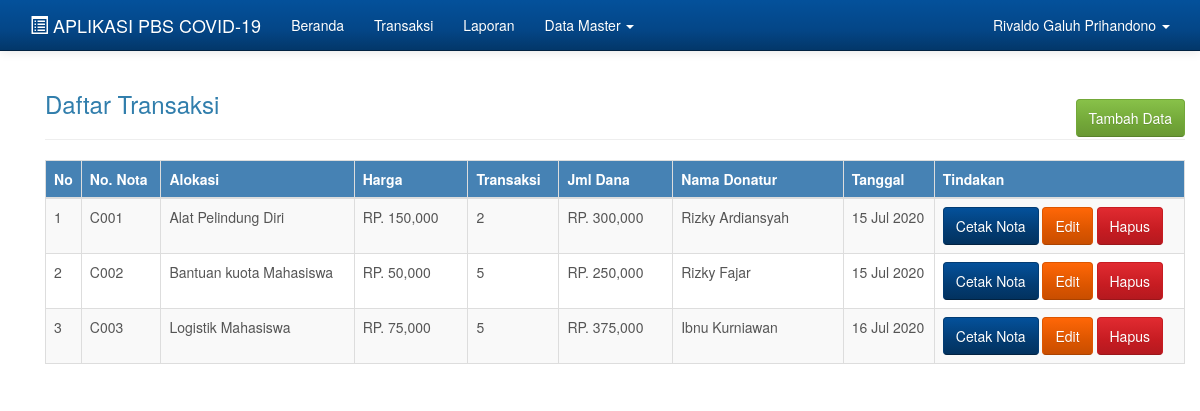
Screenshot of /admin.php?hlm=transaksi (signed in) with the database file from the repository.
### tables this page shows
CREATE TABLE `transaksi` (
  `id_transaksi` int(10) NOT NULL,
  `no_nota` varchar(10) NOT NULL,
  `id_jenis` int(10) NOT NULL,
  `jumlah_transaksi` int(20) NOT NULL,
  `bayar` int(10) NOT NULL,
  `kembali` int(10) NOT NULL,
  `jumlah_dana` int(20) NOT NULL,
  `nama` varchar(50) NOT NULL,
  `no_hp` varchar(17) NOT NULL,
  `email` varchar(50) NOT NULL,
  `tanggal` date NOT NULL,
  `id_user` tinyint(1) NOT NULL
);

CREATE TABLE `jenis_alokasi` (
  `id_jenis` int(10) NOT NULL,
  `jenis_alokasi` varchar(70) NOT NULL,
  `harga` int(50) NOT NULL
);

### transaksi.php (the view)
<?php
if( empty( $_SESSION['id_user'] ) ){
	$_SESSION['err'] = '<strong>ERROR!</strong> Anda harus login terlebih dahulu.';
	header('Location: ./');
	die();
} else {
	if( isset( $_REQUEST['aksi'] )){
		$aksi = $_REQUEST['aksi'];
		switch($aksi){
			case 'baru':
				include 'transaksi_baru.php';
				break;
			case 'edit':
				include 'transaksi_edit.php';
				break;
			case 'hapus':
				include 'transaksi_hapus.php';
				break;
			case 'cetak':
				include 'cetak_nota.php';
				break;
		}
	} else {
		echo '
			<div class="container">
				<h3 style="margin-bottom: -20px;">Daftar Transaksi</h3>
					<a href="./admin.php?hlm=transaksi&aksi=baru" class="btn btn-success btn-s pull-right">Tambah Data</a>
				<br/><hr/>
				<table class="table table-bordered table-striped">
				 <thead style="background-color:#4682B4; color:white;">
				   <tr>
					<th width="3%">No</th>
					<th width="7%">No. Nota</th>
					<th width="17%">Alokasi</th>
					<th width="10%">Harga</th>
					<th width="8%">Transaksi</th>
					<th width="10%">Jml Dana</th>
					<th width="15%">Nama Donatur</th>
					<th width="8%">Tanggal</th>
					<th width="23%">Tindakan</th>
				   </tr>
				 </thead>
				 <tbody>';
		 	$sql = mysqli_query($koneksi, "SELECT * FROM transaksi INNER JOIN jenis_alokasi ON transaksi.id_jenis=jenis_alokasi.harga ORDER BY no_nota ASC");
		 	if(mysqli_num_rows($sql) > 0){
		 		$no = 0;
				 while($row = mysqli_fetch_array($sql)){
	 				$no++;
	 			echo '
				   <tr>
					 <td>'.$no.'</td>
					 <td>'.$row['no_nota'].'</td>
					 <td>'.$row['jenis_alokasi'].'</td>
					 <td>RP. '.number_format($row['harga']).'</td>
					 <td>'.$row['jumlah_transaksi'].'</td>
					 <td>RP. '.number_format($row['jumlah_dana']).'</td>
					 <td>'.$row['nama'].'</td>
					 <td>'.date("d M Y", strtotime($row['tanggal'])).'</td>
					 <td>
					<script type="text/javascript" language="JavaScript">
					  	function konfirmasi(){
						  	tanya = confirm("Anda yakin akan menghapus data ini?");
						  	if (tanya == true) return true;
						  	else return false;
						}
					</script>
					<a href="?hlm=cetak&id_transaksi='.$row['id_transaksi'].'" class="btn btn-info btn-s second" target="_blank">Cetak Nota</a>
					 <a href="?hlm=transaksi&aksi=edit&id_transaksi='.$row['id_transaksi'].'" class="btn btn-warning btn-s">Edit</a>
					 <a href="?hlm=transaksi&aksi=hapus&submit=yes&id_transaksi='.$row['id_transaksi'].'" class="btn btn-danger btn-s tombol-hapus">Hapus</a>
					 </td>';
				}
			} else {
				 echo '<td colspan="8"><center><p class="add">Tidak ada data untuk ditampilkan. <u><a href="?hlm=transaksi&aksi=baru">Tambah data baru</a></u> </p></center></td></tr>';
			}
			echo '
			 	</tbody>
			</table>
		</div>';
	}
}
?>

### admin.php (shortened to what this page needs)
<?php
if( empty( $_SESSION['id_user'] ) ){
	$_SESSION['err'] = '<strong>ERROR!</strong> Anda harus login terlebih dahulu.';
	header('Location: ./');
	die();
} else {
?>
<!DOCTYPE html>
<html lang="en">
  <head>
    <link href="css/bootstrap.css" rel="stylesheet">
	<link href="css/jquery-ui.min.css" rel="stylesheet">
	<link rel="stylesheet" href="dist/sweetalert2.min.css">
  </head>
  <body>
    <?php include "menu.php"; ?>
    <div class="container">
	<?php
	if( isset($_REQUEST['hlm'] )){
		$hlm = $_REQUEST['hlm'];
		switch( $hlm ){
			case 'transaksi':
				include "transaksi.php";
				break;
		}
	}
	?>
    </div>
  </body>
</html>
<?php
}
?>

### menu.php (shortened to what this page needs)
<?php
    if( !empty( $_SESSION['id_user'] ) ){
?>
<div class="navbar navbar-inverse navbar-fixed-top" role="navigation">
  <div class="container">
	<div class="navbar-header">
	  <a class="navbar-brand" href="admin.php"><span class="glyphicon glyphicon-list-alt"></span> APLIKASI PBS COVID-19</a>
	</div>
	<div class="navbar-collapse collapse">
	  <ul class="nav navbar-nav">
		<li><a href="./admin.php">Beranda</a></li>
		<li><a href="./admin.php?hlm=transaksi">Transaksi</a></li>
        <li><a href="?hlm=laporan">Laporan</a></li>
        <?php
        if( $_SESSION['level'] == 1 ){
        ?>
		<li class="dropdown">
		  <a href="#" class="dropdown-toggle" data-toggle="dropdown">Data Master <b class="caret"></b></a>
			<?php
			}
			?>
		</li>
	  </ul>
	  <ul class="nav navbar-nav navbar-right">
		<li class="dropdown">
		  <a href="#" class="dropdown-toggle" data-toggle="dropdown">
			<?php echo $_SESSION['nama']; ?> <b class="caret"></b>
		  </a>
		</li>
	  </ul>
	</div>
  </div>
</div>
<?php
} else {
	header("Location: ./");
	die();
}
?>

### admin.php (style rules this page uses)
body { min-height: 200px; padding-top: 70px; }

### rows the page displays
transaksi: no_nota "C001", jenis_alokasi.jenis_alokasi "Alat Pelindung Diri", jenis_alokasi.harga "150,000", jumlah_transaksi "2", jumlah_dana "300,000", nama "Rizky Ardiansyah", tanggal "15 Jul 2020"
transaksi: no_nota "C002", jenis_alokasi.jenis_alokasi "Bantuan kuota Mahasiswa", jenis_alokasi.harga "50,000", jumlah_transaksi "5", jumlah_dana "250,000", nama "Rizky Fajar", tanggal "15 Jul 2020"
transaksi: no_nota "C003", jenis_alokasi.jenis_alokasi "Logistik Mahasiswa", jenis_alokasi.harga "75,000", jumlah_transaksi "5", jumlah_dana "375,000", nama "Ibnu Kurniawan", tanggal "16 Jul 2020"

### other values shown
$_SESSION['nama'] "Rivaldo Galuh Prihandono"
